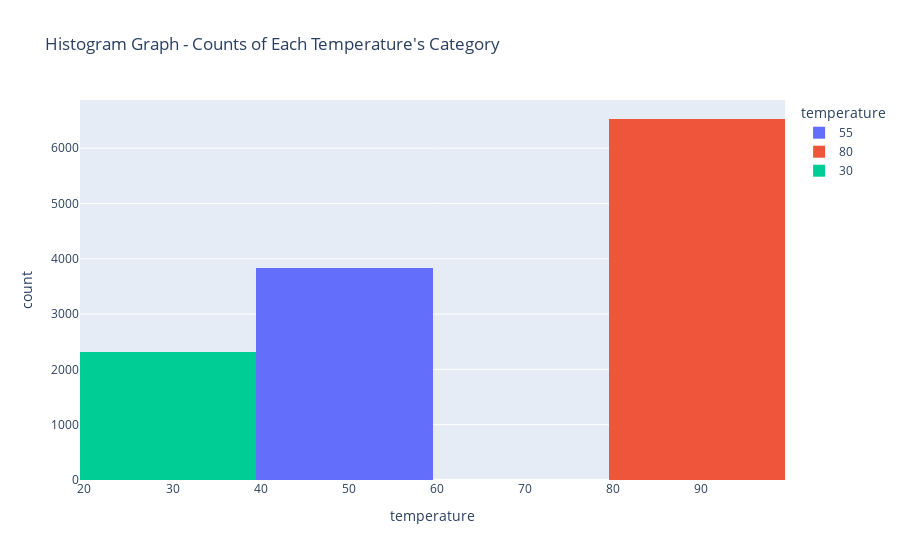

The cell this chart's notebook holds for it:
### Markdown cell above
6. Use a histogram to visualize the temperature column.

### Code cell
hist_plot_temp = px.histogram(data, x='temperature', color='temperature', title="Histogram Graph - Counts of Each Temperature's Category", nbins=3)
hist_plot_temp.show()

### Figure 1 — Plotly figure (JSON) as saved in the notebook; plotly's stock layout.template omitted (floating-point values rounded to 4 significant figures; data arrays with more than 128 entries replaced by an {"elided": "..."} marker saying what was removed)
{"data": [{"alignmentgroup": "True", "bingroup": "x", "hovertemplate": "temperature=%{x}<br>count=%{y}<extra></extra>", "legendgroup": "55", "marker": {"color": "#636efa", "pattern": {"shape": ""}}, "name": "55", "nbinsx": 3, "offsetgroup": "55", "orientation": "v", "showlegend": true, "type": "histogram", "x": {"elided": "3840 int values"}, "xaxis": "x", "yaxis": "y"}, {"alignmentgroup": "True", "bingroup": "x", "hovertemplate": "temperature=%{x}<br>count=%{y}<extra></extra>", "legendgroup": "80", "marker": {"color": "#EF553B", "pattern": {"shape": ""}}, "name": "80", "nbinsx": 3, "offsetgroup": "80", "orientation": "v", "showlegend": true, "type": "histogram", "x": {"elided": "6528 int values"}, "xaxis": "x", "yaxis": "y"}, {"alignmentgroup": "True", "bingroup": "x", "hovertemplate": "temperature=%{x}<br>count=%{y}<extra></extra>", "legendgroup": "30", "marker": {"color": "#00cc96", "pattern": {"shape": ""}}, "name": "30", "nbinsx": 3, "offsetgroup": "30", "orientation": "v", "showlegend": true, "type": "histogram", "x": {"elided": "2316 int values"}, "xaxis": "x", "yaxis": "y"}], "layout": {"barmode": "relative", "legend": {"title": {"text": "temperature"}, "tracegroupgap": 0}, "title": {"text": "Histogram Graph - Counts of Each Temperature's Category"}, "xaxis": {"anchor": "y", "categoryarray": [55, 80, 30], "categoryorder": "array", "domain": [0, 1], "title": {"text": "temperature"}}, "yaxis": {"anchor": "x", "domain": [0, 1], "title": {"text": "count"}}}}
